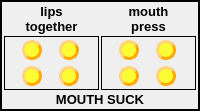
              <widget class="QFrame" name="frame">
               <property name="frameShape">
                <enum>QFrame::WinPanel</enum>
               </property>
               <property name="frameShadow">
                <enum>QFrame::Plain</enum>
               </property>
               <layout class="QGridLayout" name="gridLayout_13">
                <property name="leftMargin">
                 <number>2</number>
                </property>
                <property name="topMargin">
                 <number>2</number>
                </property>
                <property name="rightMargin">
                 <number>2</number>
                </property>
                <property name="bottomMargin">
                 <number>2</number>
                </property>
                <property name="spacing">
                 <number>2</number>
                </property>
                <item row="1" column="0">
                 <widget class="QFrame" name="frame_2">
                  <property name="frameShape">
                   <enum>QFrame::Box</enum>
                  </property>
                  <property name="frameShadow">
                   <enum>QFrame::Plain</enum>
                  </property>
                  <layout class="QGridLayout" name="gridLayout_18">
                   <property name="leftMargin">
                    <number>3</number>
                   </property>
                   <property name="topMargin">
                    <number>3</number>
                   </property>
                   <property name="rightMargin">
                    <number>3</number>
                   </property>
                   <property name="bottomMargin">
                    <number>3</number>
                   </property>
                   <property name="horizontalSpacing">
                    <number>3</number>
                   </property>
                   <item row="1" column="0">
                    <widget class="QPushButton" name="CTRL_R_mouth_lipsTogetherU">
                     <property name="minimumSize">
                      <size>
                       <width>20</width>
                       <height>20</height>
                      </size>
                     </property>
                     <property name="maximumSize">
                      <size>
                       <width>20</width>
                       <height>20</height>
                      </size>
                     </property>
                     <property name="styleSheet">
                      <string notr="true">QPushButton{
background-color: rgba(255, 255, 0, 200);
border-style: outset;
border-width: 3px;
border-radius: 10px;
border-color: rgb(255, 170, 0);
}
QPushButton:hover{
background-color:rgba(0,0,200,60); 
color: black;}
QPushButton:checked{
background-color: rgba(0,255, 0 ,200);
border-style: inset; }

</string>
                     </property>
                     <property name="text">
                      <string/>
                     </property>
                    </widget>
                   </item>
                   <item row="1" column="1">
                    <widget class="QPushButton" name="CTRL_L_mouth_lipsTogetherU">
                     <property name="minimumSize">
                      <size>
                       <width>20</width>
                       <height>20</height>
                      </size>
                     </property>
                     <property name="maximumSize">
                      <size>
                       <width>20</width>
                       <height>20</height>
                      </size>
                     </property>
                     <property name="styleSheet">
                      <string notr="true">QPushButton{
background-color: rgba(255, 255, 0, 200);
border-style: outset;
border-width: 3px;
border-radius: 10px;
border-color: rgb(255, 170, 0);
}
QPushButton:hover{
background-color:rgba(0,0,200,60); 
color: black;}
QPushButton:checked{
background-color: rgba(0,255, 0 ,200);
border-style: inset; }

</string>
                     </property>
                     <property name="text">
                      <string/>
                     </property>
                    </widget>
                   </item>
                   <item row="2" column="0">
                    <widget class="QPushButton" name="CTRL_R_mouth_lipsTogetherD">
                     <property name="minimumSize">
                      <size>
                       <width>20</width>
                       <height>20</height>
                      </size>
                     </property>
                     <property name="maximumSize">
                      <size>
                       <width>20</width>
                       <height>20</height>
                      </size>
                     </property>
                     <property name="styleSheet">
                      <string notr="true">QPushButton{
background-color: rgba(255, 255, 0, 200);
border-style: outset;
border-width: 3px;
border-radius: 10px;
border-color: rgb(255, 170, 0);
}
QPushButton:hover{
background-color:rgba(0,0,200,60); 
color: black;}
QPushButton:checked{
background-color: rgba(0,255, 0 ,200);
border-style: inset; }

</string>
                     </property>
                     <property name="text">
                      <string/>
                     </property>
                    </widget>
                   </item>
                   <item row="2" column="1">
                    <widget class="QPushButton" name="CTRL_L_mouth_lipsTogetherD">
                     <property name="minimumSize">
                      <size>
                       <width>20</width>
                       <height>20</height>
                      </size>
                     </property>
                     <property name="maximumSize">
                      <size>
                       <width>20</width>
                       <height>20</height>
                      </size>
                     </property>
                     <property name="styleSheet">
                      <string notr="true">QPushButton{
background-color: rgba(255, 255, 0, 200);
border-style: outset;
border-width: 3px;
border-radius: 10px;
border-color: rgb(255, 170, 0);
}
QPushButton:hover{
background-color:rgba(0,0,200,60); 
color: black;}
QPushButton:checked{
background-color: rgba(0,255, 0 ,200);
border-style: inset; }

</string>
                     </property>
                     <property name="text">
                      <string/>
                     </property>
                    </widget>
                   </item>
                  </layout>
                 </widget>
                </item>
                <item row="0" column="1">
                 <widget class="QLabel" name="label_24">
                  <property name="font">
                   <font>
                    <pointsize>10</pointsize>
                    <weight>75</weight>
                    <bold>true</bold>
                   </font>
                  </property>
                  <property name="text">
                   <string>mouth
press</string>
                  </property>
                  <property name="alignment">
                   <set>Qt::AlignCenter</set>
                  </property>
                 </widget>
                </item>
                <item row="2" column="0" colspan="2">
                 <widget class="QLabel" name="label">
                  <property name="maximumSize">
                   <size>
                    <width>16777215</width>
                    <height>30</height>
                   </size>
                  </property>
                  <property name="font">
                   <font>
                    <pointsize>10</pointsize>
                    <weight>75</weight>
                    <bold>true</bold>
                   </font>
                  </property>
                  <property name="text">
                   <string>MOUTH SUCK</string>
                  </property>
                  <property name="alignment">
                   <set>Qt::AlignCenter</set>
                  </property>
                 </widget>
                </item>
                <item row="1" column="1">
                 <widget class="QFrame" name="frame_3">
                  <property name="frameShape">
                   <enum>QFrame::Box</enum>
                  </property>
                  <property name="frameShadow">
                   <enum>QFrame::Plain</enum>
                  </property>
                  <layout class="QGridLayout" name="gridLayout_34">
                   <property name="leftMargin">
                    <number>3</number>
                   </property>
                   <property name="topMargin">
                    <number>3</number>
                   </property>
                   <property name="rightMargin">
                    <number>3</number>
                   </property>
                   <property name="bottomMargin">
                    <number>3</number>
                   </property>
                   <property name="horizontalSpacing">
                    <number>3</number>
                   </property>
                   <item row="1" column="0">
                    <widget class="QPushButton" name="CTRL_R_mouth_pressU">
                     <property name="minimumSize">
                      <size>
                       <width>20</width>
                       <height>20</height>
                      </size>
                     </property>
                     <property name="maximumSize">
                      <size>
                       <width>20</width>
                       <height>20</height>
                      </size>
                     </property>
                     <property name="styleSheet">
                      <string notr="true">QPushButton{
background-color: rgba(255, 255, 0, 200);
border-style: outset;
border-width: 3px;
border-radius: 10px;
border-color: rgb(255, 170, 0);
}
QPushButton:hover{
background-color:rgba(0,0,200,60); 
color: black;}
QPushButton:checked{
background-color: rgba(0,255, 0 ,200);
border-style: inset; }

</string>
                     </property>
                     <property name="text">
                      <string/>
                     </property>
                    </widget>
                   </item>
                   <item row="1" column="1">
                    <widget class="QPushButton" name="CTRL_L_mouth_pressU">
                     <property name="minimumSize">
                      <size>
                       <width>20</width>
                       <height>20</height>
                      </size>
                     </property>
                     <property name="maximumSize">
                      <size>
                       <width>20</width>
                       <height>20</height>
                      </size>
                     </property>
                     <property name="styleSheet">
                      <string notr="true">QPushButton{
background-color: rgba(255, 255, 0, 200);
border-style: outset;
border-width: 3px;
border-radius: 10px;
border-color: rgb(255, 170, 0);
}
QPushButton:hover{
background-color:rgba(0,0,200,60); 
color: black;}
QPushButton:checked{
background-color: rgba(0,255, 0 ,200);
border-style: inset; }

</string>
                     </property>
                     <property name="text">
                      <string/>
                     </property>
                    </widget>
                   </item>
                   <item row="2" column="1">
                    <widget class="QPushButton" name="CTRL_L_mouth_pressD">
                     <property name="minimumSize">
                      <size>
                       <width>20</width>
                       <height>20</height>
                      </size>
                     </property>
                     <property name="maximumSize">
                      <size>
                       <width>20</width>
                       <height>20</height>
                      </size>
                     </property>
                     <property name="styleSheet">
                      <string notr="true">QPushButton{
background-color: rgba(255, 255, 0, 200);
border-style: outset;
border-width: 3px;
border-radius: 10px;
border-color: rgb(255, 170, 0);
}
QPushButton:hover{
background-color:rgba(0,0,200,60); 
color: black;}
QPushButton:checked{
background-color: rgba(0,255, 0 ,200);
border-style: inset; }

</string>
                     </property>
                     <property name="text">
                      <string/>
                     </property>
                    </widget>
                   </item>
                   <item row="2" column="0">
                    <widget class="QPushButton" name="CTRL_R_mouth_pressD">
                     <property name="minimumSize">
                      <size>
                       <width>20</width>
                       <height>20</height>
                      </size>
                     </property>
                     <property name="maximumSize">
                      <size>
                       <width>20</width>
                       <height>20</height>
                      </size>
                     </property>
                     <property name="styleSheet">
                      <string notr="true">QPushButton{
background-color: rgba(255, 255, 0, 200);
border-style: outset;
border-width: 3px;
border-radius: 10px;
border-color: rgb(255, 170, 0);
}
QPushButton:hover{
background-color:rgba(0,0,200,60); 
color: black;}
QPushButton:checked{
background-color: rgba(0,255, 0 ,200);
border-style: inset; }

</string>
                     </property>
                     <property name="text">
                      <string/>
                     </property>
                    </widget>
                   </item>
                  </layout>
                 </widget>
                </item>
                <item row="0" column="0">
                 <widget class="QLabel" name="label_25">
                  <property name="font">
                   <font>
                    <pointsize>10</pointsize>
                    <weight>75</weight>
                    <bold>true</bold>
                   </font>
                  </property>
                  <property name="text">
                   <string>lips
together</string>
                  </property>
                  <property name="alignment">
                   <set>Qt::AlignCenter</set>
                  </property>
                 </widget>
                </item>
               </layout>
              </widget>
